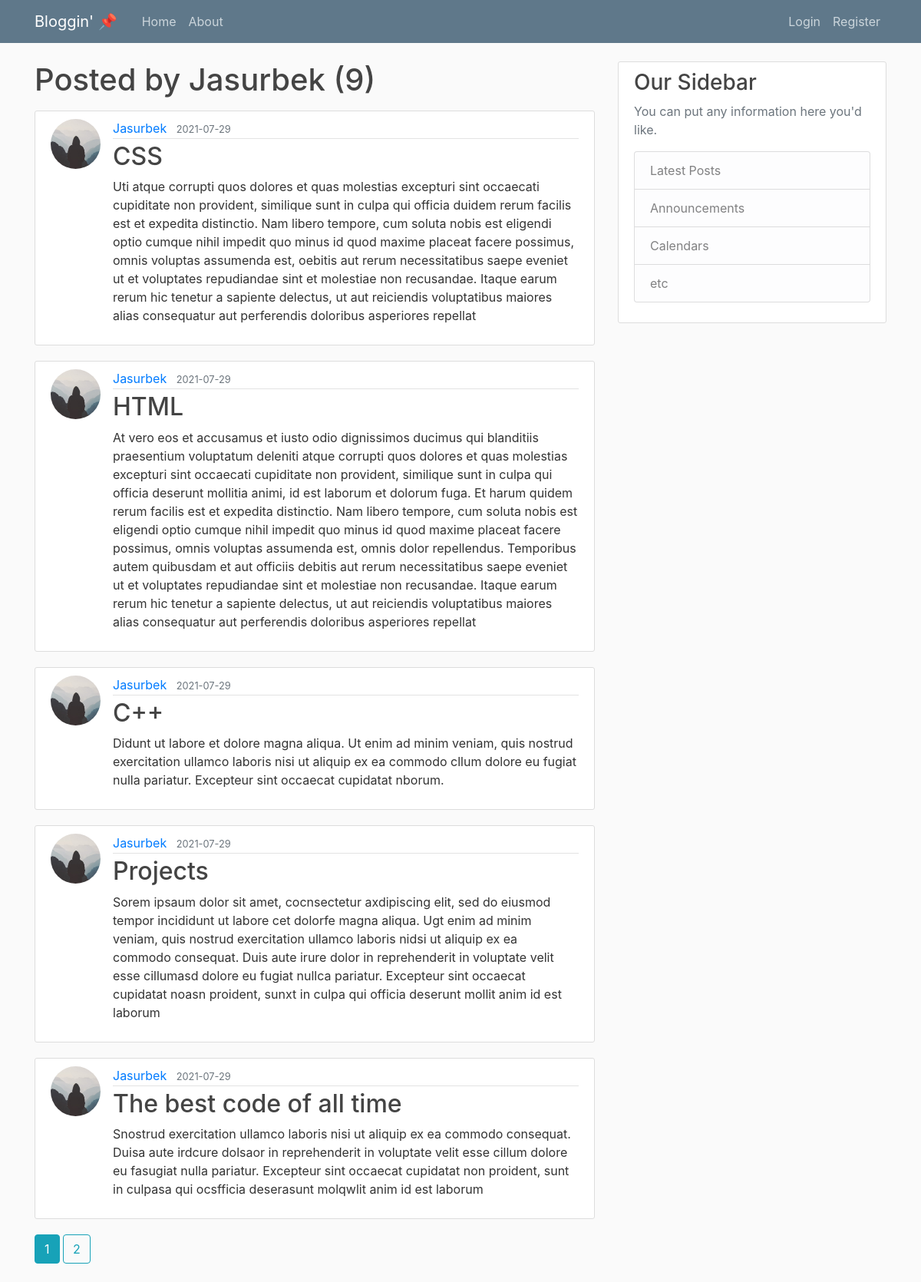
The app's page /user/Jasurbek, older data.
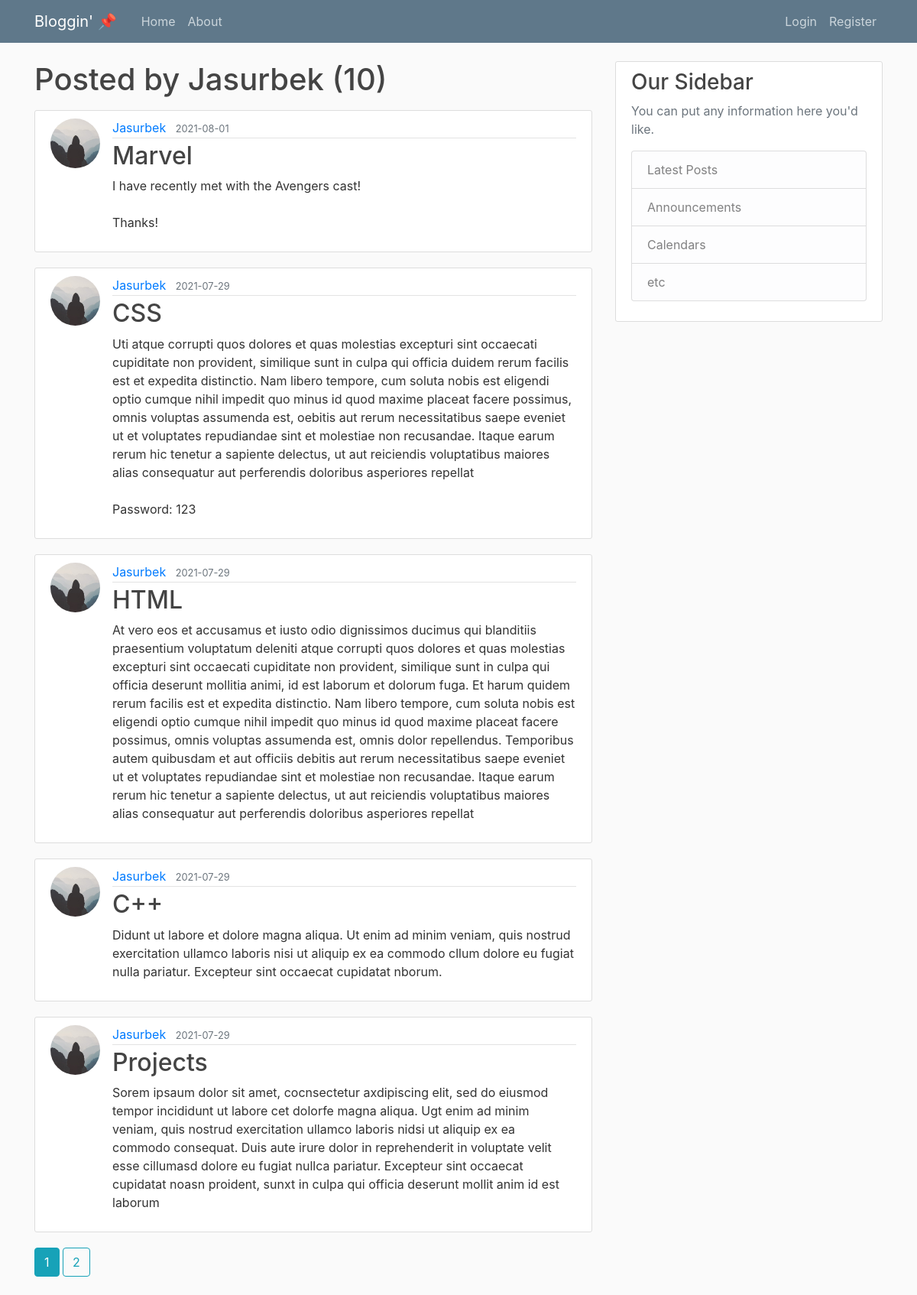
The same page, newer data.
### main_flask/models.py (models this page shows, shortened)
class Post(db.Model):
    id = db.Column(db.Integer, primary_key=True)
    title = db.Column(db.String(100), nullable=False)
    date_posted = db.Column(db.DateTime, nullable=False,
                            default=datetime.utcnow)
    content = db.Column(db.Text, nullable=False)
    user_id = db.Column(db.Integer, db.ForeignKey('user.id'), nullable=False)

class User(db.Model, UserMixin):
    id = db.Column(db.Integer, primary_key=True)
    username = db.Column(db.String(20), unique=True, nullable=False)
    email = db.Column(db.String(120), unique=True, nullable=False)
    image_file = db.Column(db.String(20), nullable=False,
                           default='default.jpg')
    password = db.Column(db.String(60), nullable=False)
    posts = db.relationship('Post', backref='author', lazy=True)

### main_flask/users/routes.py (the view)
@users.route("/user/<string:username>")
def user_posts(username):
    page = request.args.get('page', 1, type=int)
    user = User.query.filter_by(username=username).first_or_404()
    posts = Post.query.filter_by(author=user)\
        .order_by(Post.date_posted.desc())\
        .paginate(page=page, per_page=5)
    return render_template('user_posts.html', posts=posts, user=user)

### main_flask/templates/user_posts.html
{% extends "layout.html" %}
{% block content %}
    <h1 class = "mb-3">Posted by {{ user.username }} ({{ posts.total }})</h1>
    {% for post in posts.items %}
        <article class="media content-section">
          <img class = "rounded-circle article-img" src = "{{ url_for('static', filename = 'profile_pics/' + post.author.image_file ) }}">
            <div class="media-body">
              <div class="article-metadata">
                <a class="mr-2" href="{{ url_for('users.user_posts', username=post.author.username) }}">{{ post.author.username }}</a>
                <small class="text-muted">{{ post.date_posted.strftime('%Y-%m-%d')}}</small>
              </div>
              <h2><a class="article-title" href="{{ url_for('posts.post', post_id = post.id) }}">{{ post.title }}</a></h2>
              <p class="article-content">{{ post.content }}</p>
            </div>
        </article>
    {% endfor %}
    {% for page_num in posts.iter_pages(left_edge=1, right_edge = 1, left_current = 1, right_current =2) %}
      {% if page_num %}
        {% if posts.page == page_num %}
            <a class = "btn btn-info mb-4" href="{{url_for('users.user_posts', username=user.username, page=page_num)}}">{{ page_num }}</a>
        {% else %}
            <a class = "btn btn-outline-info mb-4" href="{{url_for('users.user_posts', username=user.username, page=page_num)}}">{{ page_num }}</a>
        {% endif %}
      {% else %}
        ...
      {% endif %}
    {% endfor %}
{% endblock content %}

Row changes from the older to the newer data that the page shows:
no longer on this page (row unchanged): Post: image_file (placeholder picture), author.username "Jasurbek", date_posted "2021-07-29", title "The best code of all time", content "Snostrud exercitation ullamco laboris nisi ut aliquip ex ea commodo consequat. Duisa aute irdcure dolsaor in reprehenderit in voluptate velit esse cillum dolore eu fasugiat nulla pariatur. Excepteur sint occaecat cupidatat non proident, sunt in culpasa qui ocsfficia deserasunt molqwlit anim id est laborum"
added Post: image_file (placeholder picture), author.username "Jasurbek", date_posted "2021-08-01", title "Marvel", content "I have recently met with the Avengers cast! Thanks!"
changed Post "CSS": content "…perferendis doloribus asperiores repellat" → "…perferendis doloribus asperiores repellat Password: 123"
Text that changed along with them:
{{ posts.total }}: "9" → "10"
